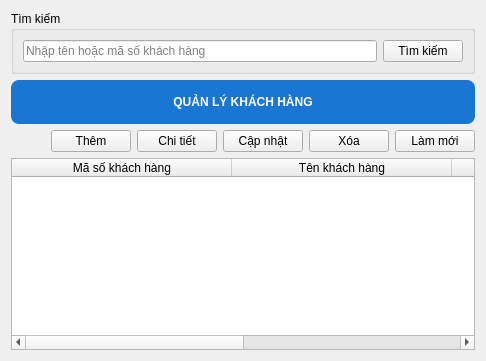
      <widget class="QWidget" name="pageKhachHang">
       <layout class="QVBoxLayout" name="verticalLayout_2">
        <item>
         <widget class="QGroupBox" name="nhomTimKiem">
          <property name="title">
           <string>Tìm kiếm</string>
          </property>
          <layout class="QHBoxLayout" name="horizontalLayout_4">
           <item>
            <widget class="QLineEdit" name="txtTimKiemKH">
             <property name="placeholderText">
              <string>Nhập tên hoặc mã số khách hàng</string>
             </property>
            </widget>
           </item>
           <item>
            <widget class="QPushButton" name="btnTimKiemKH">
             <property name="text">
              <string>Tìm kiếm</string>
             </property>
            </widget>
           </item>
          </layout>
         </widget>
        </item>
        <item>
         <widget class="QLabel" name="lblTitle_3">
          <property name="styleSheet">
           <string>
font: 18pt &quot;Arial&quot;;
font-weight:bold;
color:white;
background:#1976D2;
padding:15px;
border-radius:8px;
       </string>
          </property>
          <property name="text">
           <string>QUẢN LÝ KHÁCH HÀNG</string>
          </property>
          <property name="alignment">
           <set>Qt::AlignCenter</set>
          </property>
         </widget>
        </item>
        <item>
         <layout class="QHBoxLayout" name="horizontalLayout">
          <item>
           <spacer name="horizontalSpacer">
            <property name="orientation">
             <enum>Qt::Horizontal</enum>
            </property>
            <property name="sizeHint" stdset="0">
             <size>
              <width>40</width>
              <height>20</height>
             </size>
            </property>
           </spacer>
          </item>
          <item>
           <widget class="QPushButton" name="btnThemKH">
            <property name="text">
             <string>Thêm</string>
            </property>
           </widget>
          </item>
          <item>
           <widget class="QPushButton" name="btnChiTietKH">
            <property name="text">
             <string>Chi tiết</string>
            </property>
           </widget>
          </item>
          <item>
           <widget class="QPushButton" name="btnCapNhatKH">
            <property name="text">
             <string>Cập nhật</string>
            </property>
           </widget>
          </item>
          <item>
           <widget class="QPushButton" name="btnXoaKH">
            <property name="text">
             <string>Xóa</string>
            </property>
           </widget>
          </item>
          <item>
           <widget class="QPushButton" name="btnRefreshKH">
            <property name="text">
             <string>Làm mới</string>
            </property>
           </widget>
          </item>
         </layout>
        </item>
        <item>
         <widget class="QTableWidget" name="tblKhachHang">
          <attribute name="horizontalHeaderDefaultSectionSize">
           <number>220</number>
          </attribute>
          <column>
           <property name="text">
            <string>Mã số khách hàng</string>
           </property>
          </column>
          <column>
           <property name="text">
            <string>Tên khách hàng</string>
           </property>
          </column>
          <column>
           <property name="text">
            <string>Nhóm khách hàng</string>
           </property>
          </column>
          <column>
           <property name="text">
            <string>Số điện thoại</string>
           </property>
          </column>
         </widget>
        </item>
       </layout>
      </widget>
